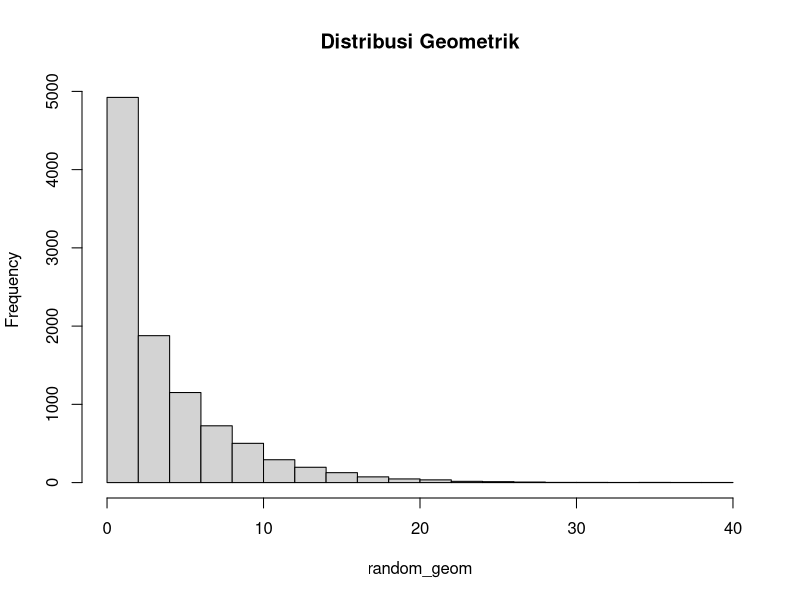

R code for this plot:
# Pengerjaan soal 1

# 1a
# Berapa peluang penyurvei bertemu x = 3 orang yang tidak menghadiri acara vaksinasi
# sebelum keberhasilan pertama ketika p = 0,20 dari populasi menghadiri acara vaksinasi?
# (distribusi Geometrik)

x = 3
p = 0.2
dgeom(x, p)

# 1b
# mean distribusi geometrik acak
n = 10000
random_geom = rgeom(n, p)
mean(random_geom == x)

# 1c
# bandingkan hasil poin a dan b
# pada poin (a), didapatkan nilai terbesar dari semua kemungkinan yang terjadi
# pada poin (b), didapatkan hasil rata-rata (mean)

# 1d
hist(random_geom, main = "Distribusi Geometrik")

# 1e
# Nilai rataan dan varian
rataan = n * p
rataan

varian = n * p * (1 - p)
varian